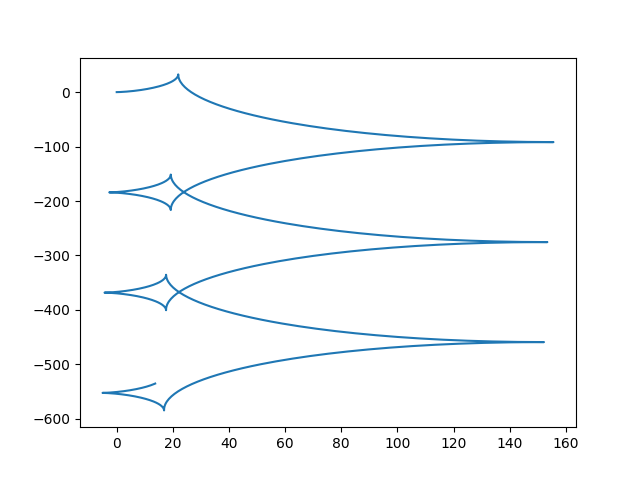

Write the Python code that produced this figure.
import numpy as np

from sympy import symbols, lambdify, diff, simplify, sin,cos, Array, atan2

t = symbols('t')
a = 8


# Define x(t) and y(t) as per the Lemniscate of Bernoulli
x_t = a * cos(t) / (1 + sin(t)**2)
y_t = a * cos(t) * sin(t) / (1 + sin(t)**2)

# Define r(t) as the steering angle
r_t = atan2(y_t, x_t)

# Create a lambda function for r(t)
get_r = lambdify(t, r_t, 'numpy')

t_i = np.linspace(0, 20, 1000)
r_i = get_r(t_i)

xs = np.array([])
ys = np.array([])

x = 0  
y = 0


for t in t_i:
    r = get_r(t)
    x = x + r*cos(t)
    y = y + r*sin(t)
    xs = np.append(xs, x)
    ys = np.append(ys, y)
    

# plot the result
import matplotlib.pyplot as plt
plt.plot(xs, ys)

plt.savefig('velocity_ref_test.png')

